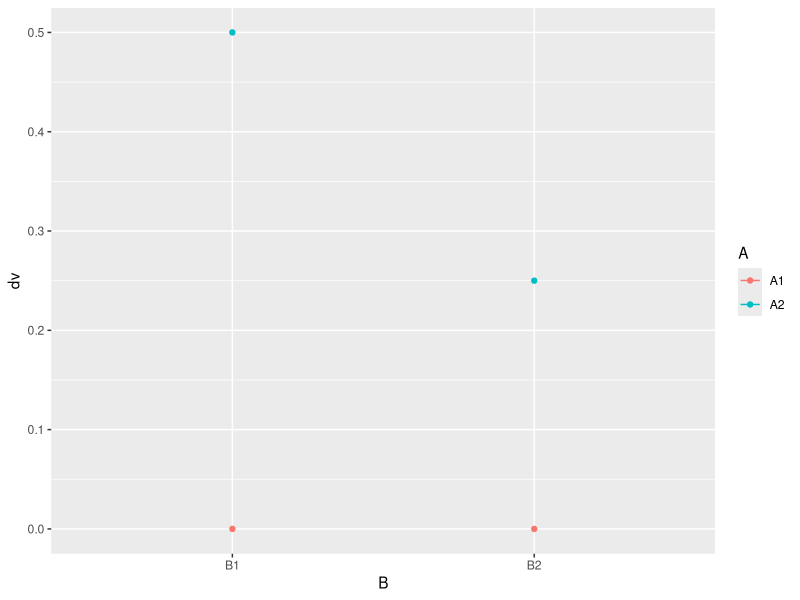

The R source for this figure:
## ---- chunk 1
knitr::opts_chunk$set(echo = TRUE)
## ---- chunk 2
library(tidyverse)
df1 <- data.frame(A = c("A1", "A1", "A2", "A2"),
                 B = c("B1", "B2", "B1", "B2"),
                 dv = c(0,0,0.5,0.25))
## ---- chunk 3
ggplot(df1, aes(y=dv,x=B, color=A))+
  geom_point()+
  geom_line()
## ---- chunk 4
# N per group
N <- 60

A_pvalue <- c()
B_pvalue <- c()
AB_pvalue <- c()
for(i in 1:1000){
  IVA <- rep(rep(c("1","2"), each=2),N)
  IVB <- rep(rep(c("1","2"), 2),N)
  DV <- c(replicate(N,c(rnorm(1,0,1), # means A1B1
                        rnorm(1,0,1), # means A1B2
                        rnorm(1,.5,1), # means A2B1
                        rnorm(1,.25,1)  # means A2B2
          )))
  sim_df <- data.frame(IVA,IVB,DV)
  
  aov_results <- summary(aov(DV~IVA*IVB, sim_df))
  A_pvalue[i]<-aov_results[[1]]$`Pr(>F)`[1]
  B_pvalue[i]<-aov_results[[1]]$`Pr(>F)`[2]
  AB_pvalue[i]<-aov_results[[1]]$`Pr(>F)`[3]
}

length(A_pvalue[A_pvalue<0.05])/1000
## ---- chunk 5
# N per group
N <- 500

A_pvalue <- c()
B_pvalue <- c()
AB_pvalue <- c()
for(i in 1:1000){
  IVA <- rep(rep(c("1","2"), each=2),N)
  IVB <- rep(rep(c("1","2"), 2),N)
  DV <- c(replicate(N,c(rnorm(1,0,1), # means A1B1
                        rnorm(1,0,1), # means A1B2
                        rnorm(1,.5,1), # means A2B1
                        rnorm(1,.25,1)  # means A2B2
          )))
  sim_df <- data.frame(IVA,IVB,DV)
  
  aov_results <- summary(aov(DV~IVA*IVB, sim_df))
  A_pvalue[i]<-aov_results[[1]]$`Pr(>F)`[1]
  B_pvalue[i]<-aov_results[[1]]$`Pr(>F)`[2]
  AB_pvalue[i]<-aov_results[[1]]$`Pr(>F)`[3]
}

length(AB_pvalue[AB_pvalue<0.05])/1000
